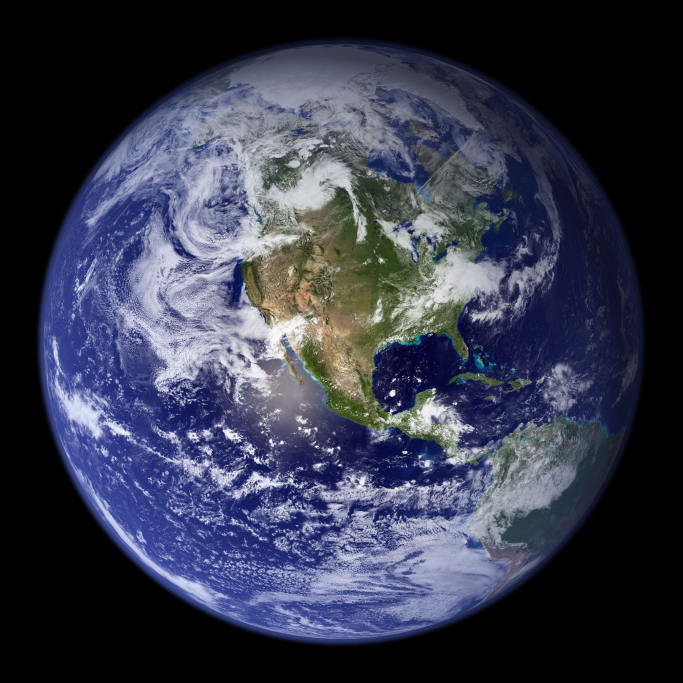
#> input picture tools/assets/earth_nasa.jpg, 2048 x 2048 px, found by its file name (shown at 1/3 size)
$ python header_mockup_reference.py
#> lines starting #> are read from the running program, lines starting #| are printed output that depends on the picture
from PIL import Image, ImageDraw, ImageFont, ImageFilter
import numpy as np

BOLD = "/tmp/Anton-Regular.ttf"
REG = "/usr/share/fonts/noto/NotoSans-Regular.ttf"
REGBOLD = "/usr/share/fonts/noto/NotoSans-Bold.ttf"

BG = (8, 10, 14)
BG2 = (14, 17, 23)
GOLD = (223, 178, 79)
GOLD_DIM = (140, 111, 50)
RED = (198, 58, 47)
BLUE = (74, 140, 199)
WHITE = (232, 234, 237)
GREY = (120, 128, 138)
GREEN = (92, 168, 96)
NAVY = (22, 30, 46)
NAVY_DARK = (14, 19, 30)

SCALE = 3
W, H = 480*SCALE, 320*SCALE

def font(path, size):
    return ImageFont.truetype(path, size)

def load_silhouette(path, color, target_h):
    im = Image.open(path).convert("RGBA")
    arr = np.array(im)
    alpha = arr[:,:,3].astype(float)
    whiteness = (arr[:,:,0].astype(int) + arr[:,:,1].astype(int) + arr[:,:,2].astype(int))
    is_bg = (alpha < 10) | (whiteness > 720)
    mask = np.where(is_bg, 0, 255).astype('uint8')
    mask_img = Image.fromarray(mask, mode="L")
    bbox = mask_img.getbbox()
    if bbox:
        mask_img = mask_img.crop(bbox)
    w, h = mask_img.size
    new_w = max(1, int(w * target_h / h))
    mask_img = mask_img.resize((new_w, target_h), Image.LANCZOS)
    solid = Image.new("RGBA", mask_img.size, color + (0,))
    solid.putalpha(mask_img)
    return solid

def load_traced_skull(target_h, color=(20,22,28)):
    """Load the pixel-traced skull mask (extracted directly from real reference image) and clean it up."""
    mask_img = Image.open("/var/minis/attachments/skull_traced_mask.png").convert("RGBA")
    alpha = np.array(mask_img)[:,:,3]
    mask = Image.fromarray(alpha, mode="L")
    # upscale big then apply slight blur + rethreshold to smooth jpeg-jaggies without changing the shape
    big = mask.resize((mask.width*12, mask.height*12), Image.LANCZOS)
    big = big.filter(ImageFilter.GaussianBlur(9))
    big_arr = np.array(big)
    big_arr = np.where(big_arr > 110, 255, 0).astype('uint8')
    smooth_mask = Image.fromarray(big_arr, mode="L")
    smooth_mask = Image.fromarray(np.array(Image.fromarray(big_arr).filter(ImageFilter.GaussianBlur(4))))
    bbox = smooth_mask.getbbox()
    if bbox:
        smooth_mask = smooth_mask.crop(bbox)
    w, h = smooth_mask.size
    new_w = max(1, int(w * target_h / h))
    smooth_mask = smooth_mask.resize((new_w, target_h), Image.LANCZOS)
    solid = Image.new("RGBA", smooth_mask.size, color + (0,))
    solid.putalpha(smooth_mask)
    return solid

def draw_skull_badge(size, ring_color=WHITE, skull_color=(20,22,28), arc_color=WHITE):
    """Draw the Major Order skull badge: white circle + traced skull + triple arc sweep below."""
    S = size * 4  # supersample
    img = Image.new("RGBA", (S, S), (0,0,0,0))
    d = ImageDraw.Draw(img)
    cx, cy = S//2, int(S*0.42)
    r = int(S*0.36)

    # triple concentric arcs below the circle (drawn first, behind)
    for i, rr in enumerate([r*1.18, r*1.30, r*1.42]):
        bbox = [cx-rr, cy-rr, cx+rr, cy+rr]
        d.arc(bbox, start=35, end=145, fill=arc_color, width=max(2, S//60))

    # white filled circle
    d.ellipse([cx-r, cy-r, cx+r, cy+r], fill=ring_color)

    # traced skull (real shape extracted from reference), centered in circle
    skull_h = int(r * 1.55)
    skull = load_traced_skull(skull_h, color=skull_color)
    sx = cx - skull.width // 2
    sy = cy - skull.height // 2 - int(r*0.04)
    img.paste(skull, (sx, sy), skull)

    img = img.resize((size, size), Image.LANCZOS)
    return img

def draw_earth_bg_strip(w, h, earth_path):
    """Blurred, dimmed Earth image cropped to a wide strip for the header background."""
    earth = Image.open(earth_path).convert("RGB")
    # scale so the globe is much larger than the strip height (we only see a curved edge)
    target_h = int(h * 5)
    scale = target_h / earth.height
    earth_big = earth.resize((int(earth.width*scale), target_h), Image.LANCZOS)
    # take a slice from the right side of the globe, vertically centered on the globe's middle
    x0 = int(earth_big.width * 0.55)
    y0 = (earth_big.height - h) // 2
    x0 = max(0, min(x0, earth_big.width - w))
    strip = earth_big.crop((x0, y0, x0+w, y0+h))
    strip = strip.filter(ImageFilter.GaussianBlur(2))
    # brighten slightly and tint navy-blue so it reads as background art, not full photo
    arr = np.array(strip).astype(float)
    tint = np.array([40,55,85])
    arr = arr * 0.55 + tint * 0.45
    arr = np.clip(arr, 0, 255).astype('uint8')
    return Image.fromarray(arr)

def draw_header_bar(w, h, title="MAJOR ORDER", countdown="18H 22M"):
#> called with w = 1440, h = 174, title = 'MAJOR ORDER', countdown = '18H 22M'
    img = Image.new("RGB", (w, h), NAVY_DARK)
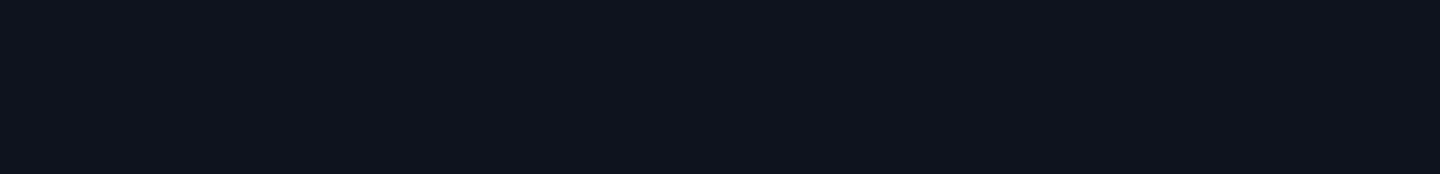
#> img: PIL image 1440x174 RGB; mean R, G, B 14, 19, 30
    d = ImageDraw.Draw(img)

    # background earth art on the right side, faded into navy on the left via gradient mask
    earth_strip = draw_earth_bg_strip(w, h, "/var/minis/attachments/earth_nasa.jpg")
#> in draw_earth_bg_strip, earth is the input picture: PIL image 2048x2048 RGB; mean R, G, B 54.5, 57.9, 76.1
#> in draw_earth_bg_strip, `earth_big = earth.resize((int(earth.width*scale), target_h), Image.LAN..`:
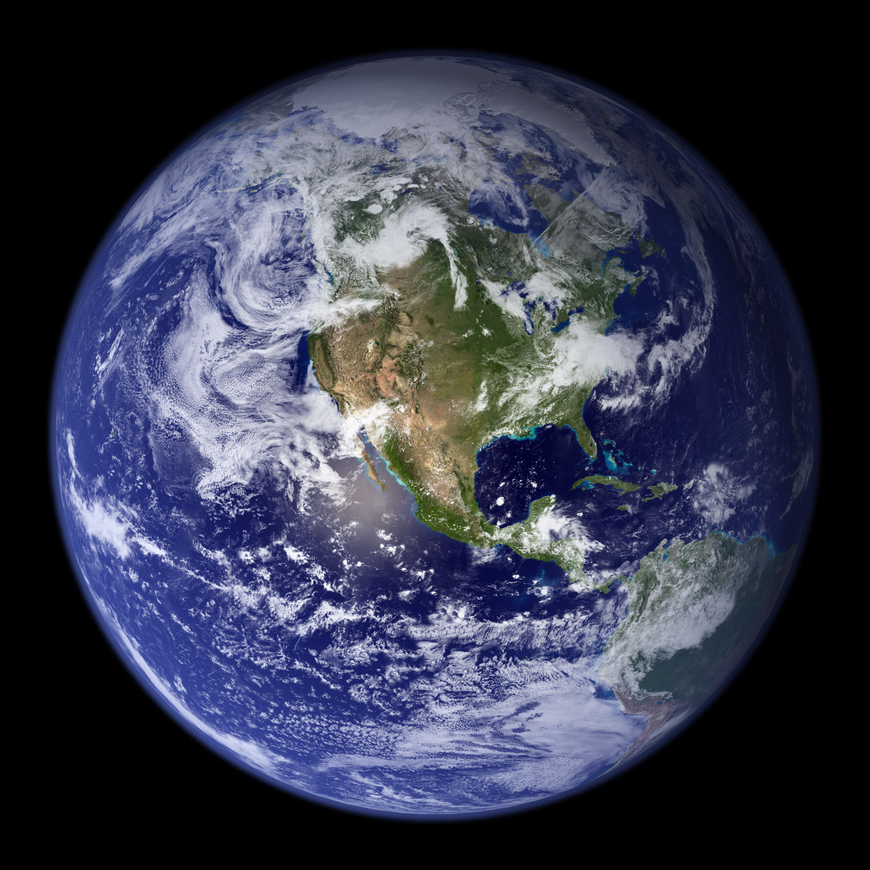
#> earth_big: PIL image 870x870 RGB; mean R, G, B 54.5, 57.9, 76.1
#> in draw_earth_bg_strip, `strip = earth_big.crop((x0, y0, x0+w, y0+h))`:
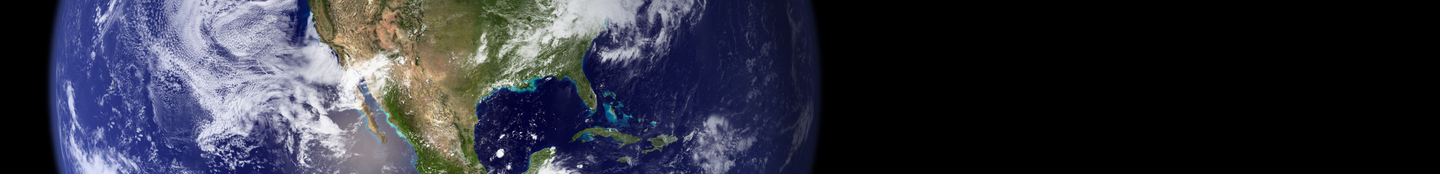
#> strip: PIL image 1440x174 RGB; mean R, G, B 48.1, 49.8, 62
#> in draw_earth_bg_strip, `strip = strip.filter(ImageFilter.GaussianBlur(2))`:
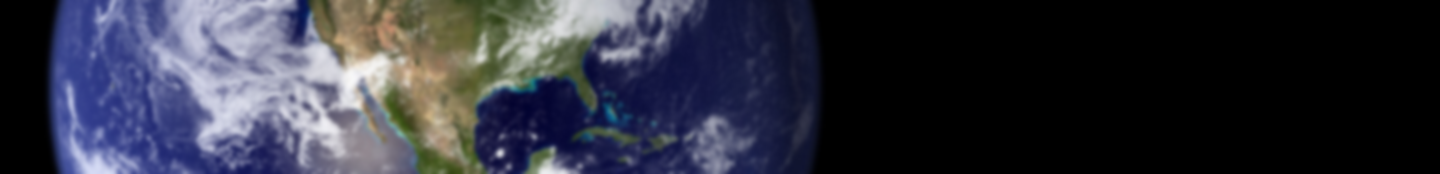
#> strip: PIL image 1440x174 RGB; mean R, G, B 48.1, 49.7, 62
#> in draw_earth_bg_strip, `arr = arr * 0.55 + tint * 0.45`:
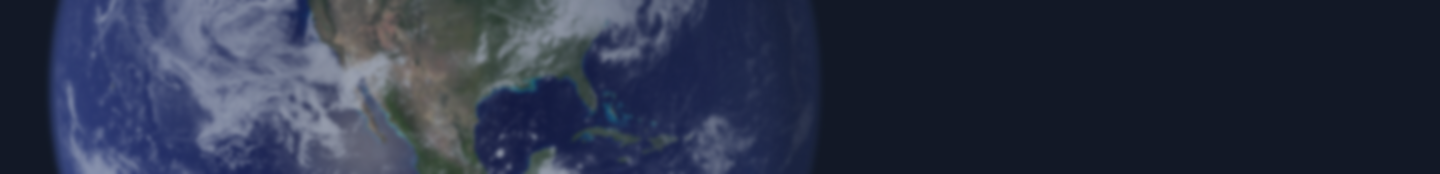
#> arr: shape (174, 1440, 3) float64; mean R, G, B 44.5, 52.1, 72.3
    mask = Image.new("L", (w, h), 0)
#> mask: PIL image 1440x174 L; every value is 0
    md = ImageDraw.Draw(mask)
    for x in range(w):
        # fade in from ~22% width to full opacity by ~55% width
        t = (x - w*0.22) / (w*0.33)
        t = max(0.0, min(1.0, t))
        alpha = int(255 * t)
        md.line([(x,0),(x,h)], fill=alpha)
    img.paste(earth_strip, (0,0), mask)
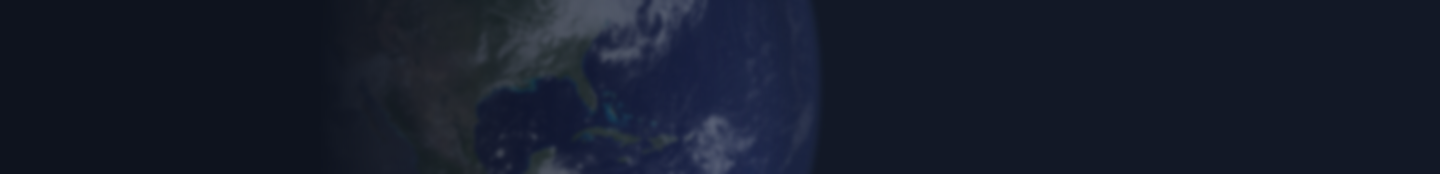
#> img: PIL image 1440x174 RGB; mean R, G, B 22, 28.1, 43.1

    # diagonal gold light-shaft sweep
    sweep = Image.new("RGBA", (w, h), (0,0,0,0))
#> sweep: PIL image 1440x174 RGBA; every value is 0
    sd = ImageDraw.Draw(sweep)
    sweep_x = int(w*0.62)
    sweep_w = int(w*0.05)
    sd.polygon([(sweep_x, 0), (sweep_x+sweep_w, 0), (sweep_x-int(h*0.5)+sweep_w, h), (sweep_x-int(h*0.5), h)], fill=GOLD+(90,))
    img = Image.alpha_composite(img.convert("RGBA"), sweep).convert("RGB")
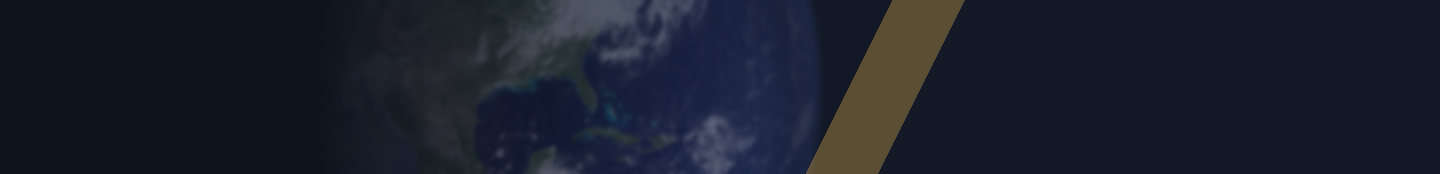
#> img: PIL image 1440x174 RGB; mean R, G, B 25.6, 30.9, 43.8
    d = ImageDraw.Draw(img)

    # top/bottom thin border accents
    d.rectangle([0,0,w-1,h-1], outline=(50,54,44), width=1)

    # skull badge, left side
    badge_size = int(h*0.82)
    badge = draw_skull_badge(badge_size)
#> in draw_skull_badge, `img = Image.new("RGBA", (S, S), (0,0,0,0))`: img: PIL image 568x568 RGBA; every value is 0
    badge_x = int(h*0.12)
    badge_y = (h - badge_size)//2
    img.paste(badge, (badge_x, badge_y), badge)

    # title text
    f_title = font(BOLD, int(h*0.42))
    title_x = badge_x + badge_size + int(h*0.18)
    bbox = d.textbbox((0,0), title, font=f_title)
    text_h = bbox[3]-bbox[1]
    d.text((title_x, (h-text_h)//2 - bbox[1]), title, font=f_title, fill=WHITE)

    return img

# Build header at device scale then upscale for preview
#> (the run stopped early here; a loop or call above may not have finished)
